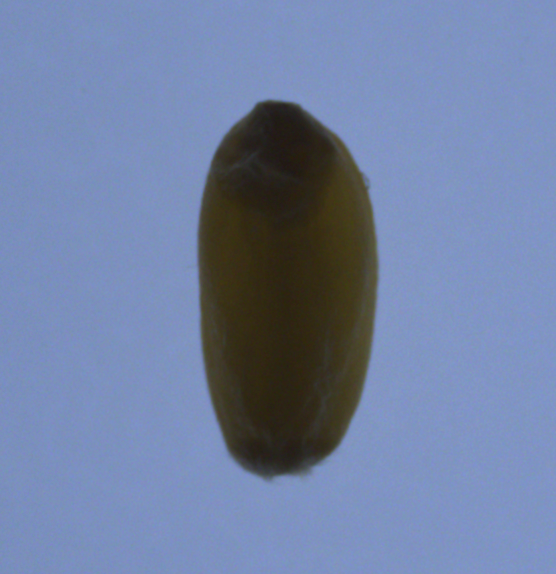
#> input picture Basic level image processing/c13_Object_Properties/R1_BUGDAY_TEK_renkli.png, 556 x 574 px
$ python 'K14_3_Nesne_Sınırlayıcı_Kutu.py'
#> lines starting #> are read from the running program, lines starting #| are printed output that depends on the picture; after the words box and inside, x2 and y2 are one past the last pixel; in counts of white or black regions, pixels touching at a corner belong together
# -*- coding: utf-8 -*-
"""
Created on Tue Apr 16 09:14:57 2024

@author: muozi
"""

import numpy as np
import cv2

img = cv2.imread('R1_BUGDAY_TEK_renkli.png')
#> img is the input picture: shape (574, 556, 3); mean B, G, R 164.2, 129, 112.9

gray = cv2.cvtColor(img, cv2.COLOR_BGR2GRAY)
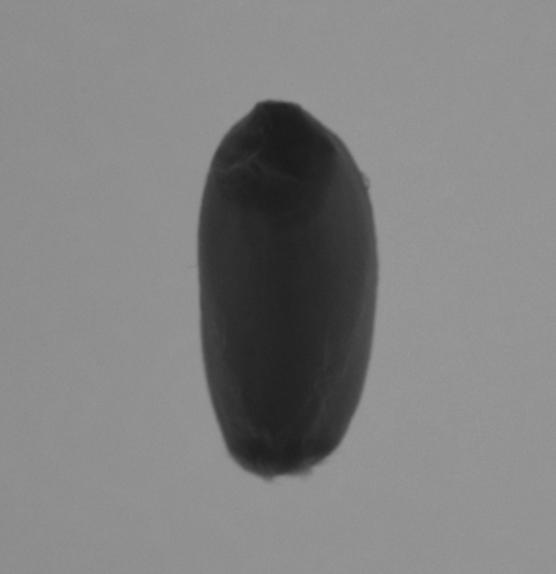
#> gray: shape (574, 556); min 26, max 153, mean 128.2
gray_blurred = cv2.blur(gray, (5, 5))
_, thresh = cv2.threshold(gray_blurred, 50, 255, cv2.THRESH_BINARY_INV + cv2.THRESH_OTSU)
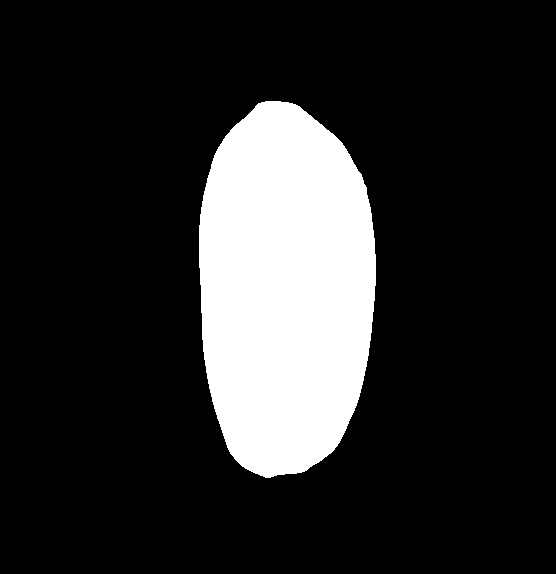
#> thresh: shape (574, 556); 16.9% white; 1 white region

# Kontur bulma
contours, _ = cv2.findContours(thresh.copy(), cv2.RETR_EXTERNAL, cv2.CHAIN_APPROX_SIMPLE)
#> contours = 1 contour; box (x1, y1, x2, y2) and area: (199, 101, 376, 478) 53442

# İlk konturun sınırlayıcı dikdörtgenini oluşturma
x, y, w, h = cv2.boundingRect(contours[0])
#> x = 199; y = 101; w = 177; h = 377

# Dikdörtgenin koordinat bilgilerini sol üst köşeye yazdırma
cv2.putText(img, f'x: {x}, y: {y}, w: {w}, h: {h}', (10, 30), cv2.FONT_HERSHEY_SIMPLEX, 1, (0, 0, 255), 2)

# Dikdörtgeni çizme
cv2.rectangle(img, (x, y), (x + w, y + h), (0, 0, 255), 2)
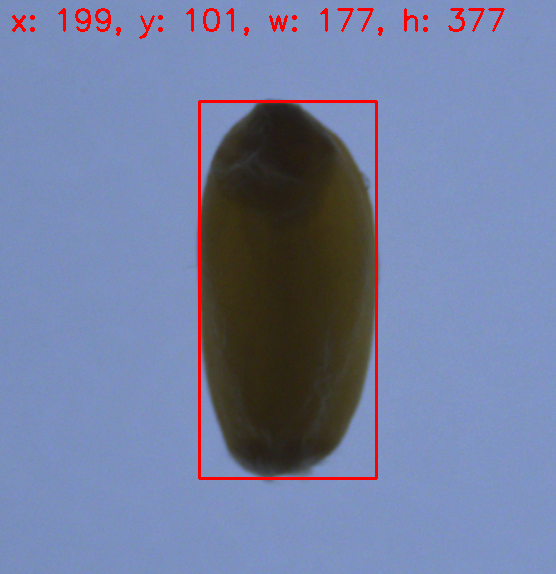
#> img: shape (574, 556, 3); mean B, G, R 161, 126.6, 115.3

# Görüntüyü gösterme
cv2.imshow('Bounding Rectangle', img)

cv2.waitKey(0)
cv2.destroyAllWindows()
